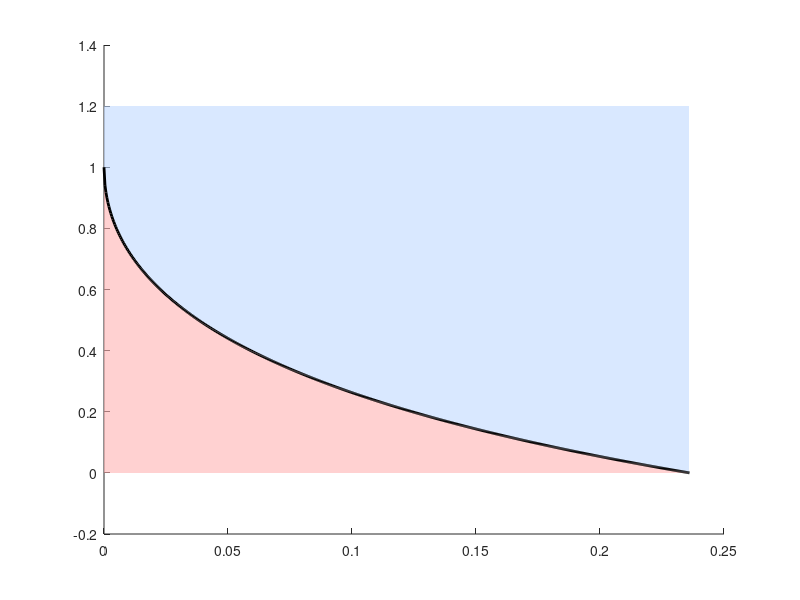

The MATLAB source for this figure: (Note: this script raises an error after producing the figure.)
%This is the plot I used to define where the Bifurcation line lies for a=1
%and the stability of systems with varying b and d in such a system. Note I
%moved the legend before including it in my work. This is for a figure in 'Adapted Models'
clear; clc;
dm = sqrt(1^2 + 4*1) - (1 + 1);

d = linspace(0, dm, 600);

root = sqrt((1 - 1 - d).^2 + 4*d);
bcrit = ((1 - root) .* ...
        (1 + 1 + d - root)) ./ (2*1);

bmax = 1.2;

figure; hold on;
fill([d fliplr(d)], ...
     [bcrit bmax*ones(size(bcrit))], ...
     [0.75 0.85 1], ...
     'EdgeColor','none','FaceAlpha',0.6);
fill([d fliplr(d)], ...
     [zeros(size(bcrit)) fliplr(bcrit)], ...
     [1 0.7 0.7], ...
     'EdgeColor','none','FaceAlpha',0.6);
plot(d, bcrit, 'k', 'LineWidth', 2);
xline(0.2, '--k', 'LineWidth', 1.5);

plot(0.2, 0.03, 'ko', 'MarkerFaceColor','k', 'MarkerSize',8);

plot(0.2, 1, 'ko', 'MarkerFaceColor','k', 'MarkerSize',8);

xlabel('d','FontSize',14)
ylabel('b','FontSize',14)
title(['Stability Regions (a = 1)'],'FontSize',15)

xlim([0 dm])
ylim([0 bmax])

set(gca,'FontSize',13,'LineWidth',1.2)
box on

legend('Stable Region','Unstable Region','Bifurcation Curve', ...
       'Location','northeast')

hold off;
